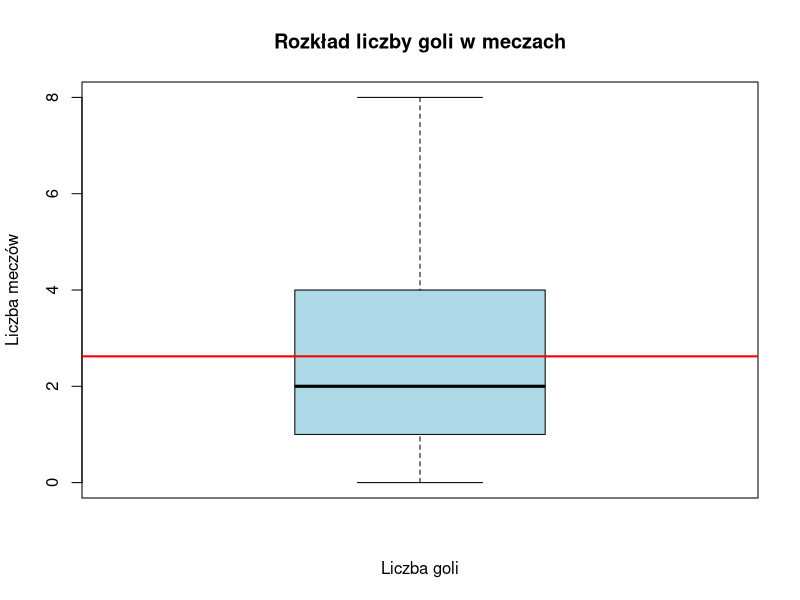
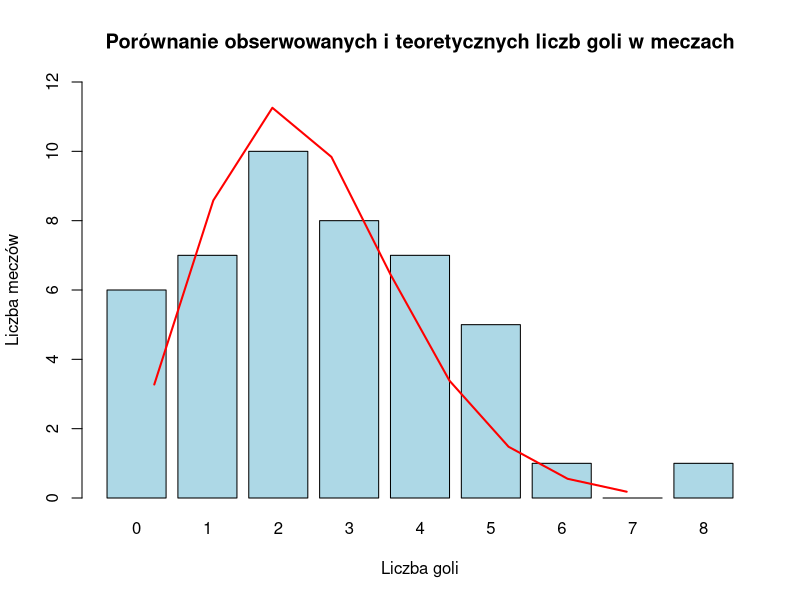
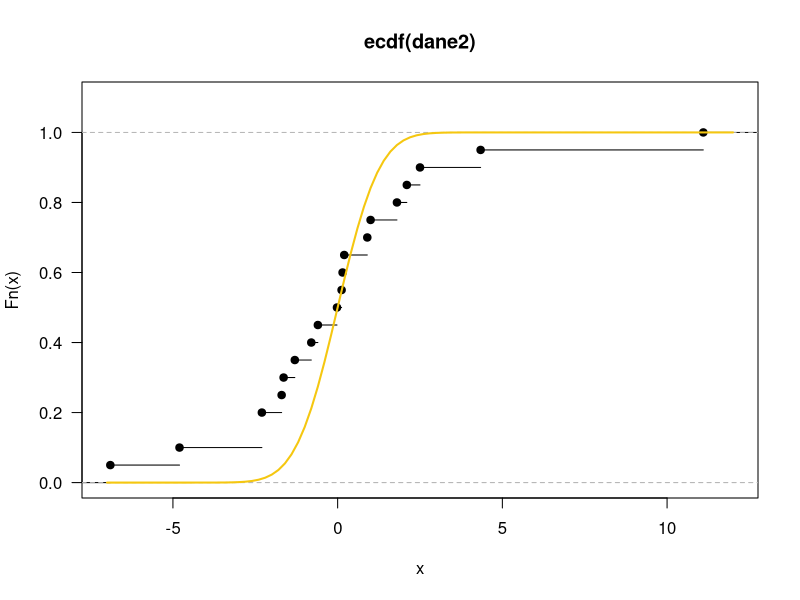
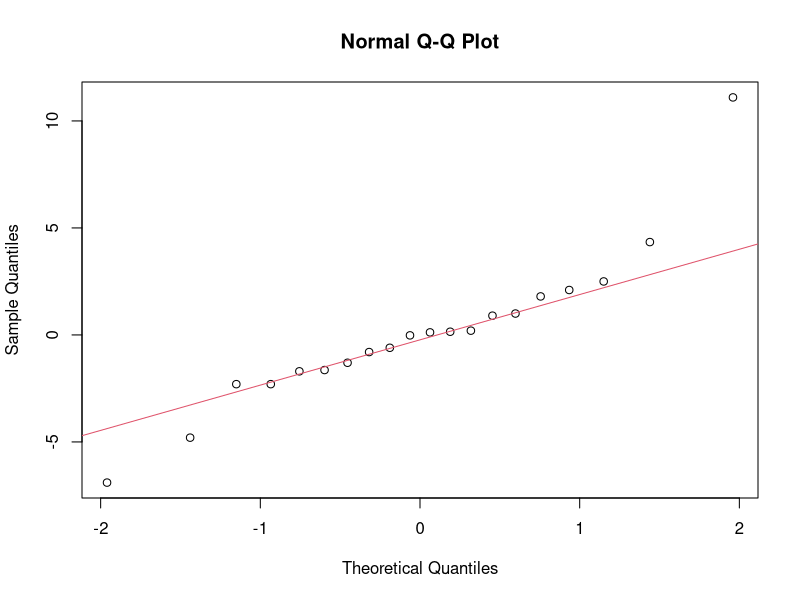

Recreate these plots in R, in order. (Note: this script raises an error after producing the figures.)
#ZADANIE 1
goale <- c(2, 4, 1, 4, 3, 3, 0, 5, 2, 3, 1, 3, 2, 0, 1, 4, 2, 4, 4, 0, 1, 3, 8, 2, 1, 3, 2, 6, 5, 4, 5, 3, 2, 0, 2, 1, 3, 0, 1, 2, 5, 0, 2, 4, 5)

lambda <- mean(goale)
print(lambda)

prawdopodobienstwa <- dpois(0:max(goale), lambda)

wszystkie_gole <- 0:max(goale)

obserwowane_rozszerzone <- table(factor(goale, levels = wszystkie_gole))

prawdopodobienstwa_norm <- prawdopodobienstwa / sum(prawdopodobienstwa)

test_chi <- chisq.test(obserwowane_rozszerzone, p = prawdopodobienstwa_norm)
print(test_chi)

#######wykres 1
boxplot(goale, col = "lightblue",
        main = "Rozkład liczby goli w meczach",
        xlab = "Liczba goli", ylab = "Liczba meczów")
abline(h = lambda, col = "red", lw = 2)

#######wykres 2
liczba_goli <- names(obserwowane_rozszerzone)
obserwowane_czestosci <- as.numeric(obserwowane_rozszerzone)

barplot(obserwowane_czestosci, names.arg = liczba_goli, col = "lightblue",
        main = "Porównanie obserwowanych i teoretycznych liczb goli w meczach",
        xlab = "Liczba goli", ylab = "Liczba meczów", ylim = c(0,12))
lines(prawdopodobienstwa_norm * sum(obserwowane_rozszerzone), col = "red", lw = 2)



#ZADANIE 2
dane2 <- c(-0.6, 0.12, -0.02, 0.15, 2.1, 0.9, 0.2, -1.7, 1.8, -1.3, -1.64,-4.8, 11.1, 4.34, -0.8, 2.5, -6.9, -2.3, -2.3, 1.0)

ks_test <- ks.test(dane2, "pnorm", mean(dane2), sd(dane2))
ks_test

plot(ecdf(dane2), las=1, xlim=c(-7,12), ylim=c(0,1.1))
arg = seq(-7,12,0.2)
wart = pnorm(arg)
lines(arg,wart,col=55,lwd=2)

shapiro_test <- shapiro.test(dane2)
shapiro_test

# Wykres kwantylowy
qqnorm(dane2)
qqline(dane2, col = 2)


#ZADANIE 3
n1 <- c(34.4, 30.2, 36.5, 30.0, 31.1, 32.5, 30.5, 31.0)
n2 <- c(28.5, 32.0, 32.5, 31.0, 29.0, 30.5, 30.8, 32.2)
n3 <- c(27.5, 29.2, 32.5, 31.0, 30.4, 26.8, 28.0)
n4 <- c(30.6, 28.5, 32.5, 27.0, 28.8, 30.5)

dane3 <- list(n1, n2, n3, n4)

kruskal_test <- kruskal.test(dane3)
kruskal_test

rangi <- rank(unlist(dane3)) 
rangi 

rozmiar <- sapply(dane3, length) 
rozmiar 

srednie <- tapply(rangi, rep(1:4, rozmiar), mean) 
srednie


#ZADANIE 4
probka <- c(16, 53, 289, 75, 94, 643, 27, 48, 78, 95, 154, 192, 634, 421, 15,
            87, 16, 302, 250, 82, 101, 506, 230, 672, 55, 65, 17, 102, 21,
            304, 640, 25, 339, 85, 240, 295, 720, 407, 230, 84, 12, 26, 30,
            458, 370, 483, 610, 75, 300, 435, 92, 180, 405, 26, 315, 40, 532,
            926, 604, 177, 681, 45, 31, 258, 725, 152, 193, 92, 488, 166, 10,
            307, 260, 89, 450, 62, 445, 71, 165, 201, 236, 354, 58, 120, 81,
            710, 42, 310, 345, 127, 476, 620, 160, 23, 28, 60, 366, 470, 92,
            67, 125, 45, 127, 185, 125, 597, 182, 393, 175, 86, 45, 12, 50)

czestosci <- table(factor(as.character(probka), levels = 0:9))
czestosci <- czestosci + 0.1

test_losowosci <- chisq.test(czestosci)
test_losowosci

X <- as.integer(substr(as.character(probka), 1, 1))
Y <- as.integer(substr(as.character(probka), 2, 2))

czestosci_dwuwymiarowe <- table(X, Y)

test_niezaleznosci <- chisq.test(czestosci_dwuwymiarowe)
test_niezaleznosci

#ZADANIE 5
#install.packages("plotrix")
library(plotrix)

library(latticeExtra)

data("USAge.df", package = "latticeExtra")

rok_1961 <- subset(USAge.df, Year == 1961)

przerwy <- c(seq(0, max_age, by = 6), Inf)

etykiety_wiek <- c("0-5","6-11","12-17","18-23","24-29","30-35","36-41",
                   "42-47","48-53","54-59","60-65","66-71","72 i więcej")

rok_1961$AgeGroup <- cut(rok_1961$Age, breaks = przerwy, 
                         labels = etykiety_wiek, right = FALSE)

summary_data <- aggregate(Population ~ AgeGroup + Sex, data = rok_1961, sum)

pyramid.plot(
  summary_data$Population[summary_data$Sex == "Male"], 
  summary_data$Population[summary_data$Sex == "Female"],
  labels = etykiety_wiek,
  top.labels = c("Mężczyźni", "Grupy wiekowe", "Kobiety"),
  main = "Wykres piramidowy dla USA w 1961",
  gap = 3,
  show.values = TRUE, 
  lxcol = 55, 
  rxcol = 66
)



#ZADANIE 6
dlugosc <- c(rep(65.5, 3), rep(68, 14), rep(70, 30), rep(72, 28), rep(74, 18), rep(78, 10))

shapiro.test(dlugosc)

srednia <- mean(dlugosc)
odchylenie <- sd(dlugosc)

srednia
odchylenie

hist(dlugosc, freq = T, main = "Histogram długości tkaniny", xlab = "Długość", ylab = "Gęstość")

qqnorm(dlugosc)
qqline(dlugosc, col = 2)
